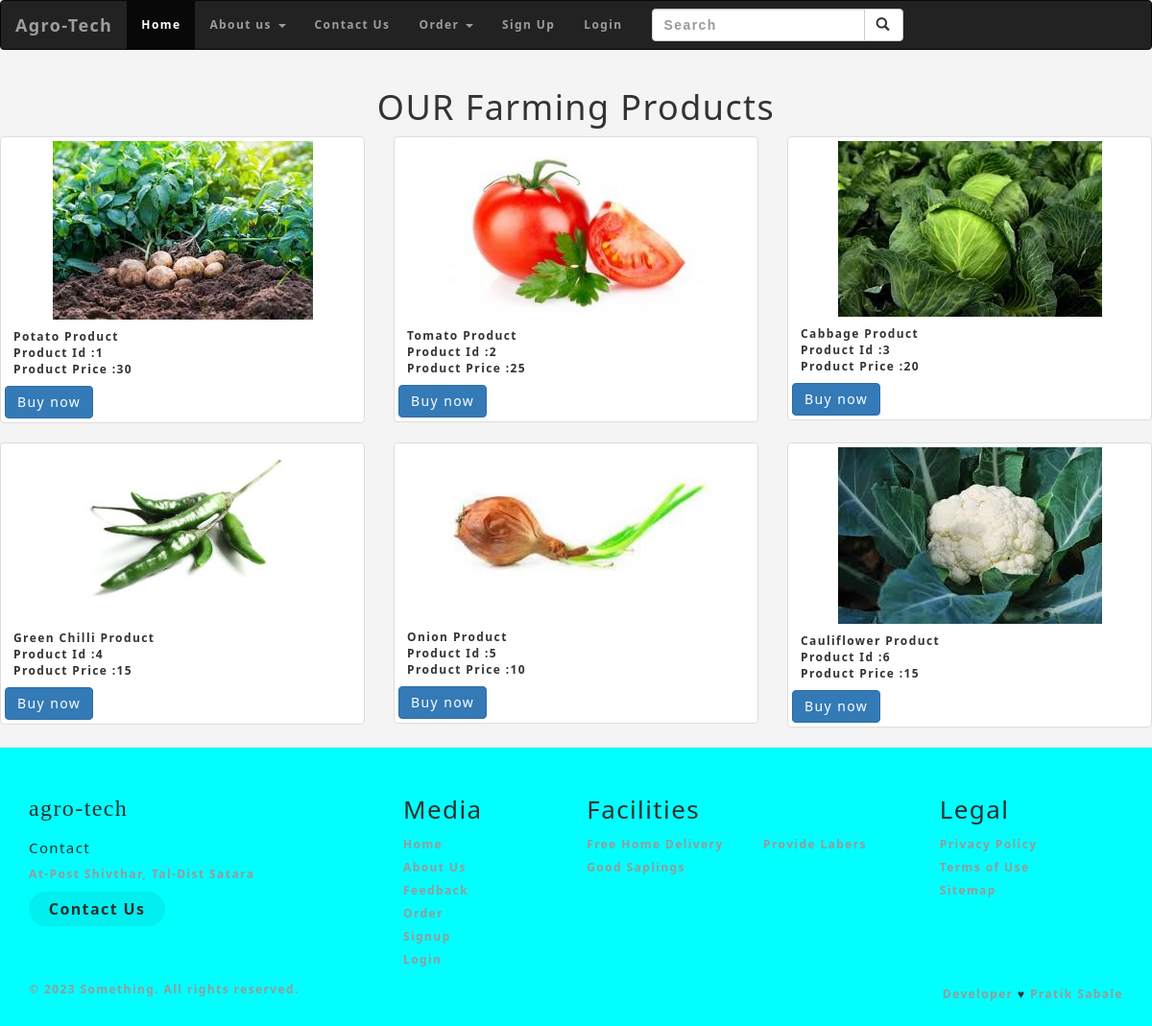
Page /displayprd.php on the committed database.
### tables this page shows
CREATE TABLE `prdupload` (
  `prdtype` varchar(50) NOT NULL,
  `prdname` varchar(100) NOT NULL,
  `prdid` varchar(50) NOT NULL,
  `price` varchar(100) NOT NULL,
  `prdimg` varchar(255) NOT NULL
);

### displayprd.php (the view, shortened to what this page needs)
<?php
include("header.php");
$nm="Farming";
?>
<h1 align=center>OUR <?php echo ucfirst($nm);?> Products</h1>
<div class= "row">
<?php
include("connection.php");
$rs=mysqli_query($cn,"select * from prdupload where prdtype='$nm'");
$i=0;
while($a=mysqli_fetch_array($rs))
{
    $nm=$a["prdname"];
    $pid=$a["prdid"];
    $pr=$a["price"];
    $file1=$a["prdimg"];
    echo"<div class='col-md-4'>";
    echo"<div class=\"thumbnail\">";
    echo"<a href=\"images/$file1\"target=\"_blank\">";
    echo"<img src=\"images/$file1\"class=\"img-responsive\">";
    echo"<div class=\"caption\">";
    echo"<b>$nm Product</b><br><b>Product Id :$pid</b><br><b>Product Price :$pr</b><br></div></a><a class=\"btn btn-primary\"
    href=buy.php?prdname=$nm&pid=$pid>Buy now</a></div></div>";
    $i++;
    if($i==3)
    {
        echo"</div>";
        echo"<div class=\"row\">";
        $i=0;
    }
}
?>
</div>
<?php
include("footer.php");
?>

### header.php (style rules this page uses)
body { font-size: 12px; }
body, button, input { font-family: Arial; font-weight: 700; letter-spacing: 1.4px; }

### footer.php (style rules this page uses)
*, *:before, *:after { box-sizing: border-box; }
html { font-size:100%; }
body { font-family: acumin-pro, system-ui, sans-serif; margin: 0; display: grid; grid-template-rows: auto 1fr auto; font-size: 12px; background-color: #f4f4f4; align-items: start; min-height: 100vh; }

### rows in the picture
prdupload: prdimg (picture), prdname "Potato", prdid "1", price "30"
prdupload: prdimg (picture), prdname "Tomato", prdid "2", price "25"
prdupload: prdimg (picture), prdname "Cabbage", prdid "3", price "20"
prdupload: prdimg (picture), prdname "Green Chilli", prdid "4", price "15"
prdupload: prdimg (picture), prdname "Onion", prdid "5", price "10"
prdupload: prdimg (picture), prdname "Cauliflower", prdid "6", price "15"

### other values in the picture
$nm "Farming"
